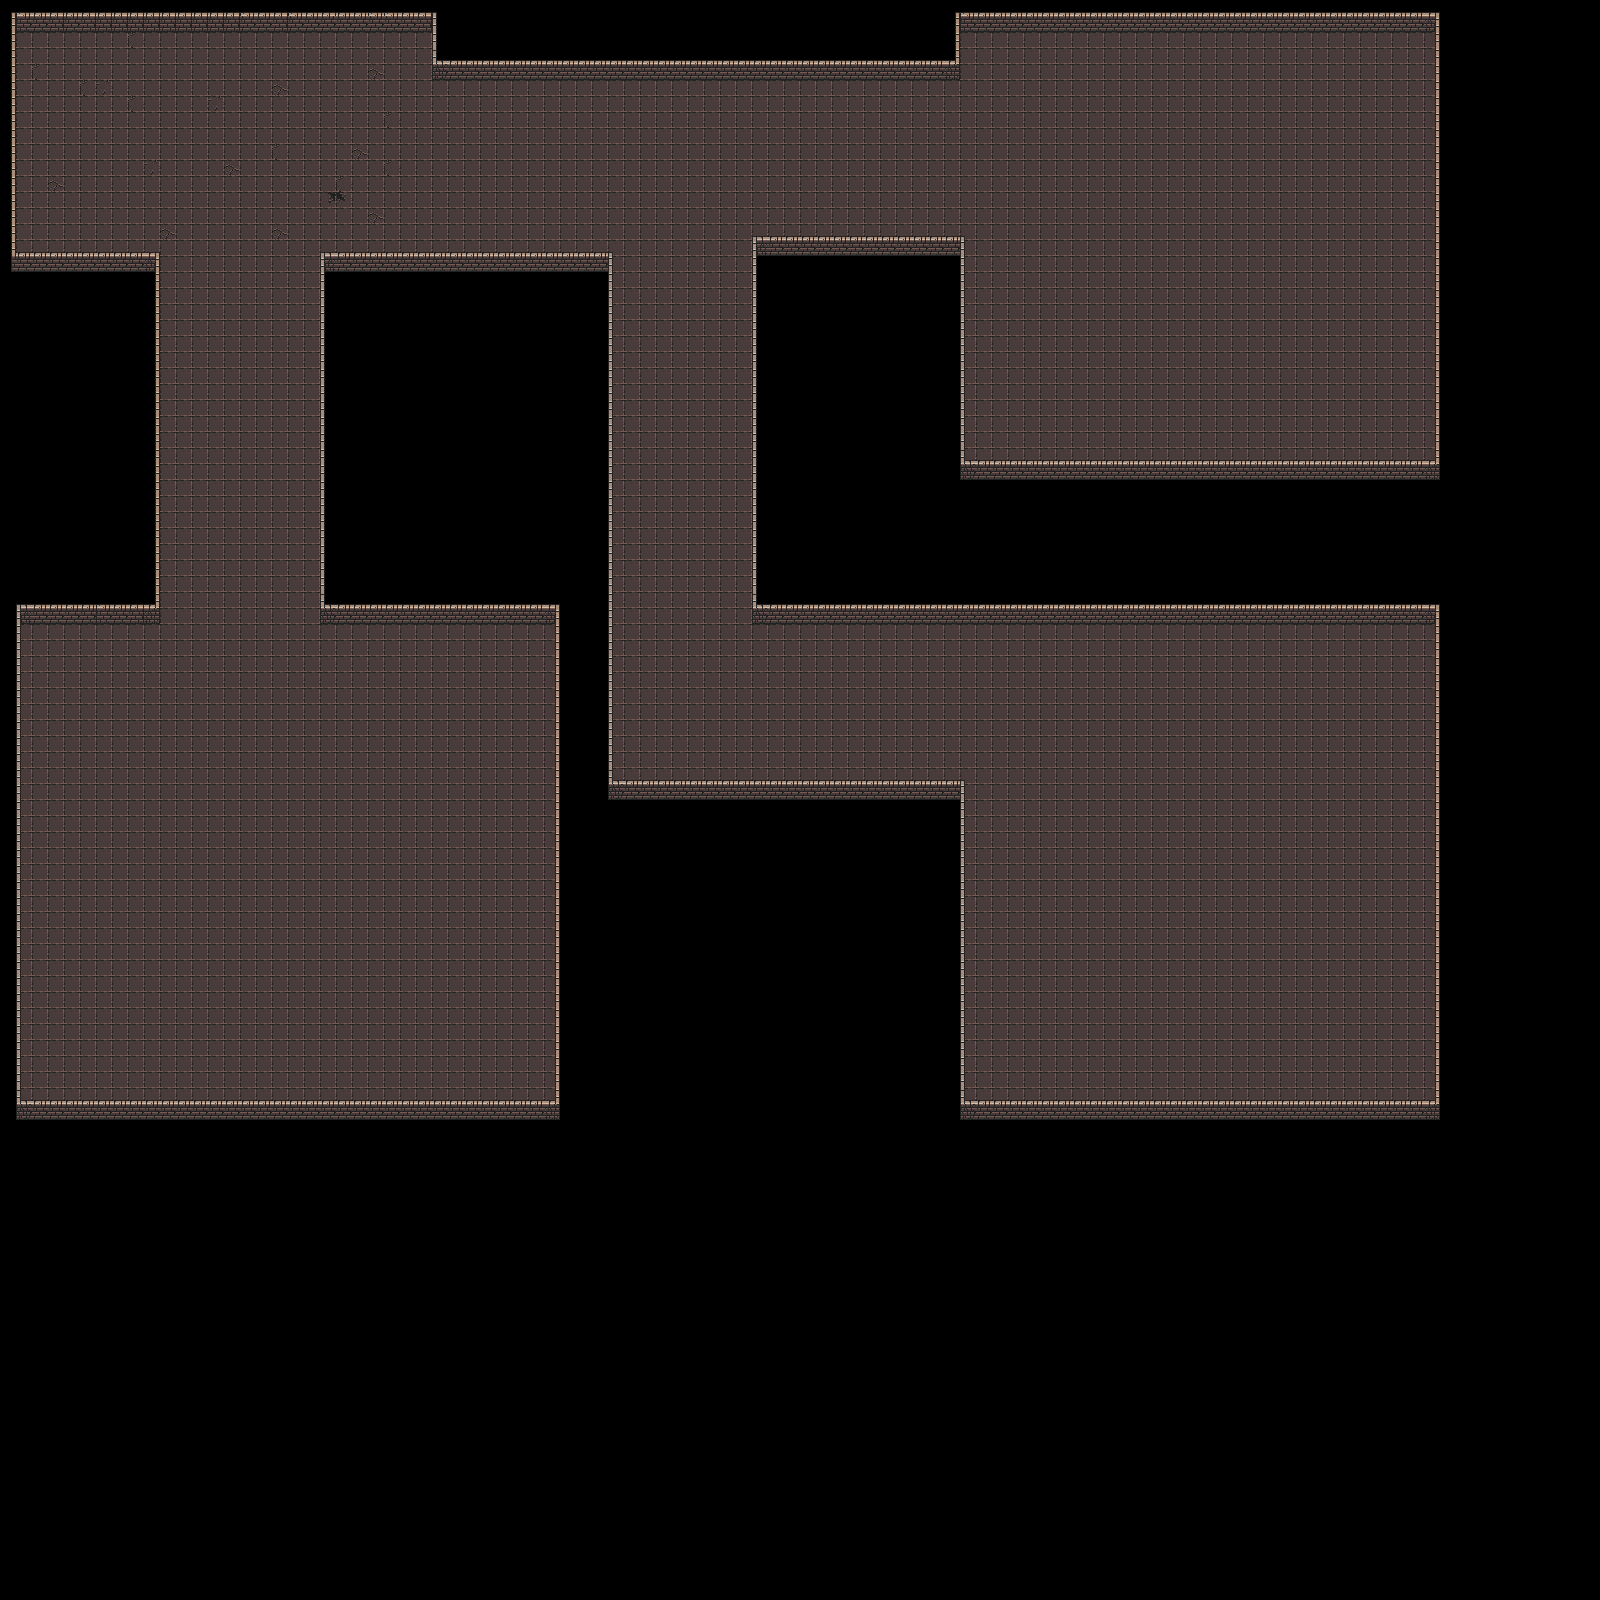

A 2D game scene composited from a Tiled map and its tileset images. What follows is a short description and the map's XML, with each tile layer's data collapsed to a summary:
An orthogonal 100x100 tile map with 16x16 px tiles, 2 tile layers (Ground, Walls).

<map version="1.5" tiledversion="1.7.2" orientation="orthogonal" renderorder="right-down" width="100" height="100" tilewidth="16" tileheight="16" infinite="0" nextlayerid="3" nextobjectid="1">
 <editorsettings>
  <export target="dungeon-01.json" format="json" />
 </editorsettings>
 <tileset firstgid="1" name="dungeon" tilewidth="16" tileheight="16" tilecount="1024" columns="32">
  <image source="dungeon_tiles.png" width="512" height="512" />
  <tile id="0">
   <properties>
    <property name="collides" type="bool" value="false" />
   </properties>
  </tile>
  <tile id="1">
   <properties>
    <property name="collides" type="bool" value="false" />
   </properties>
  </tile>
  <tile id="2">
   <properties>
    <property name="collides" type="bool" value="false" />
   </properties>
  </tile>
  <tile id="3">
   <properties>
    <property name="collides" type="bool" value="false" />
   </properties>
  </tile>
  <tile id="4">
   <properties>
    <property name="collides" type="bool" value="false" />
   </properties>
  </tile>
  <tile id="5">
   <properties>
    <property name="collides" type="bool" value="false" />
   </properties>
  </tile>
  <tile id="6">
   <properties>
    <property name="collides" type="bool" value="false" />
   </properties>
  </tile>
  <tile id="7">
   <properties>
    <property name="collides" type="bool" value="false" />
   </properties>
  </tile>
  <tile id="32">
   <properties>
    <property name="collides" type="bool" value="false" />
   </properties>
  </tile>
  <tile id="33">
   <properties>
    <property name="collides" type="bool" value="true" />
   </properties>
  </tile>
  <tile id="34">
   <properties>
    <property name="collides" type="bool" value="true" />
   </properties>
  </tile>
  <tile id="35">
   <properties>
    <property name="collides" type="bool" value="true" />
   </properties>
  </tile>
  <tile id="36">
   <properties>
    <property name="collides" type="bool" value="false" />
   </properties>
  </tile>
  <tile id="37">
   <properties>
    <property name="collides" type="bool" value="false" />
   </properties>
  </tile>
  <tile id="38">
   <properties>
    <property name="collides" type="bool" value="false" />
   </properties>
  </tile>
  <tile id="39">
   <properties>
    <property name="collides" type="bool" value="false" />
   </properties>
  </tile>
  <tile id="64">
   <properties>
    <property name="collides" type="bool" value="false" />
   </properties>
  </tile>
  <tile id="65">
   <properties>
    <property name="collides" type="bool" value="false" />
   </properties>
  </tile>
  <tile id="66">
   <properties>
    <property name="collides" type="bool" value="false" />
   </properties>
  </tile>
  <tile id="67">
   <properties>
    <property name="collides" type="bool" value="false" />
   </properties>
  </tile>
  <tile id="68">
   <properties>
    <property name="collides" type="bool" value="false" />
   </properties>
  </tile>
  <tile id="69">
   <properties>
    <property name="collides" type="bool" value="false" />
   </properties>
  </tile>
  <tile id="70">
   <properties>
    <property name="collides" type="bool" value="false" />
   </properties>
  </tile>
  <tile id="71">
   <properties>
    <property name="collides" type="bool" value="false" />
   </properties>
  </tile>
  <tile id="96">
   <properties>
    <property name="collides" type="bool" value="false" />
   </properties>
  </tile>
  <tile id="97">
   <properties>
    <property name="collides" type="bool" value="false" />
   </properties>
  </tile>
  <tile id="98">
   <properties>
    <property name="collides" type="bool" value="false" />
   </properties>
  </tile>
  <tile id="99">
   <properties>
    <property name="collides" type="bool" value="false" />
   </properties>
  </tile>
  <tile id="100">
   <properties>
    <property name="collides" type="bool" value="false" />
   </properties>
  </tile>
  <tile id="101">
   <properties>
    <property name="collides" type="bool" value="false" />
   </properties>
  </tile>
  <tile id="102">
   <properties>
    <property name="collides" type="bool" value="false" />
   </properties>
  </tile>
  <tile id="103">
   <properties>
    <property name="collides" type="bool" value="false" />
   </properties>
  </tile>
  <tile id="128">
   <properties>
    <property name="collides" type="bool" value="false" />
   </properties>
  </tile>
  <tile id="129">
   <properties>
    <property name="collides" type="bool" value="false" />
   </properties>
  </tile>
  <tile id="130">
   <properties>
    <property name="collides" type="bool" value="false" />
   </properties>
  </tile>
  <tile id="131">
   <properties>
    <property name="collides" type="bool" value="false" />
   </properties>
  </tile>
  <tile id="132">
   <properties>
    <property name="collides" type="bool" value="false" />
   </properties>
  </tile>
  <tile id="133">
   <properties>
    <property name="collides" type="bool" value="false" />
   </properties>
  </tile>
  <tile id="134">
   <properties>
    <property name="collides" type="bool" value="false" />
   </properties>
  </tile>
  <tile id="135">
   <properties>
    <property name="collides" type="bool" value="false" />
   </properties>
  </tile>
  <tile id="160">
   <properties>
    <property name="collides" type="bool" value="false" />
   </properties>
  </tile>
  <tile id="161">
   <properties>
    <property name="collides" type="bool" value="false" />
   </properties>
  </tile>
  <tile id="162">
   <properties>
    <property name="collides" type="bool" value="false" />
   </properties>
  </tile>
  <tile id="163">
   <properties>
    <property name="collides" type="bool" value="false" />
   </properties>
  </tile>
  <tile id="164">
   <properties>
    <property name="collides" type="bool" value="false" />
   </properties>
  </tile>
  <tile id="165">
   <properties>
    <property name="collides" type="bool" value="false" />
   </properties>
  </tile>
  <tile id="166">
   <properties>
    <property name="collides" type="bool" value="false" />
   </properties>
  </tile>
  <tile id="167">
   <properties>
    <property name="collides" type="bool" value="false" />
   </properties>
  </tile>
  <tile id="192">
   <properties>
    <property name="collides" type="bool" value="false" />
   </properties>
  </tile>
  <tile id="193">
   <properties>
    <property name="collides" type="bool" value="false" />
   </properties>
  </tile>
  <tile id="194">
   <properties>
    <property name="collides" type="bool" value="false" />
   </properties>
  </tile>
  <tile id="195">
   <properties>
    <property name="collides" type="bool" value="false" />
   </properties>
  </tile>
  <tile id="196">
   <properties>
    <property name="collides" type="bool" value="false" />
   </properties>
  </tile>
  <tile id="197">
   <properties>
    <property name="collides" type="bool" value="false" />
   </properties>
  </tile>
  <tile id="198">
   <properties>
    <property name="collides" type="bool" value="false" />
   </properties>
  </tile>
  <tile id="199">
   <properties>
    <property name="collides" type="bool" value="false" />
   </properties>
  </tile>
  <tile id="224">
   <properties>
    <property name="collides" type="bool" value="false" />
   </properties>
  </tile>
  <tile id="225">
   <properties>
    <property name="collides" type="bool" value="false" />
   </properties>
  </tile>
  <tile id="226">
   <properties>
    <property name="collides" type="bool" value="false" />
   </properties>
  </tile>
  <tile id="227">
   <properties>
    <property name="collides" type="bool" value="false" />
   </properties>
  </tile>
  <tile id="228">
   <properties>
    <property name="collides" type="bool" value="false" />
   </properties>
  </tile>
  <tile id="229">
   <properties>
    <property name="collides" type="bool" value="false" />
   </properties>
  </tile>
  <tile id="230">
   <properties>
    <property name="collides" type="bool" value="false" />
   </properties>
  </tile>
  <tile id="231">
   <properties>
    <property name="collides" type="bool" value="false" />
   </properties>
  </tile>
  <tile id="256">
   <properties>
    <property name="collides" type="bool" value="true" />
   </properties>
  </tile>
  <tile id="257">
   <properties>
    <property name="collides" type="bool" value="true" />
   </properties>
  </tile>
  <tile id="258">
   <properties>
    <property name="collides" type="bool" value="false" />
   </properties>
  </tile>
  <tile id="259">
   <properties>
    <property name="collides" type="bool" value="false" />
   </properties>
  </tile>
  <tile id="260">
   <properties>
    <property name="collides" type="bool" value="false" />
   </properties>
  </tile>
  <tile id="261">
   <properties>
    <property name="collides" type="bool" value="false" />
   </properties>
  </tile>
  <tile id="262">
   <properties>
    <property name="collides" type="bool" value="false" />
   </properties>
  </tile>
  <tile id="263">
   <properties>
    <property name="collides" type="bool" value="false" />
   </properties>
  </tile>
  <tile id="288">
   <properties>
    <property name="collides" type="bool" value="true" />
   </properties>
  </tile>
  <tile id="289">
   <properties>
    <property name="collides" type="bool" value="true" />
   </properties>
  </tile>
  <tile id="290">
   <properties>
    <property name="collides" type="bool" value="false" />
   </properties>
  </tile>
  <tile id="291">
   <properties>
    <property name="collides" type="bool" value="false" />
   </properties>
  </tile>
  <tile id="292">
   <properties>
    <property name="collides" type="bool" value="false" />
   </properties>
  </tile>
  <tile id="293">
   <properties>
    <property name="collides" type="bool" value="false" />
   </properties>
  </tile>
  <tile id="294">
   <properties>
    <property name="collides" type="bool" value="false" />
   </properties>
  </tile>
  <tile id="295">
   <properties>
    <property name="collides" type="bool" value="false" />
   </properties>
  </tile>
  <tile id="320">
   <properties>
    <property name="collides" type="bool" value="false" />
   </properties>
  </tile>
  <tile id="321">
   <properties>
    <property name="collides" type="bool" value="false" />
   </properties>
  </tile>
  <tile id="322">
   <properties>
    <property name="collides" type="bool" value="true" />
   </properties>
  </tile>
  <tile id="323">
   <properties>
    <property name="collides" type="bool" value="true" />
   </properties>
  </tile>
  <tile id="324">
   <properties>
    <property name="collides" type="bool" value="false" />
   </properties>
  </tile>
  <tile id="325">
   <properties>
    <property name="collides" type="bool" value="false" />
   </properties>
  </tile>
  <tile id="326">
   <properties>
    <property name="collides" type="bool" value="false" />
   </properties>
  </tile>
  <tile id="327">
   <properties>
    <property name="collides" type="bool" value="false" />
   </properties>
  </tile>
  <tile id="352">
   <properties>
    <property name="collides" type="bool" value="false" />
   </properties>
  </tile>
  <tile id="353">
   <properties>
    <property name="collides" type="bool" value="false" />
   </properties>
  </tile>
  <tile id="354">
   <properties>
    <property name="collides" type="bool" value="false" />
   </properties>
  </tile>
  <tile id="355">
   <properties>
    <property name="collides" type="bool" value="false" />
   </properties>
  </tile>
  <tile id="356">
   <properties>
    <property name="collides" type="bool" value="false" />
   </properties>
  </tile>
  <tile id="357">
   <properties>
    <property name="collides" type="bool" value="false" />
   </properties>
  </tile>
  <tile id="358">
   <properties>
    <property name="collides" type="bool" value="false" />
   </properties>
  </tile>
  <tile id="359">
   <properties>
    <property name="collides" type="bool" value="false" />
   </properties>
  </tile>
 </tileset>
 <layer id="2" name="Ground" width="100" height="100">
  <data>[10000 cells, 4230 non-empty, 6 distinct tile ids]</data>
 </layer>
 <layer id="1" name="Walls" width="100" height="100">
  <data>[10000 cells, 888 non-empty, 19 distinct tile ids]</data>
 </layer>
</map>
